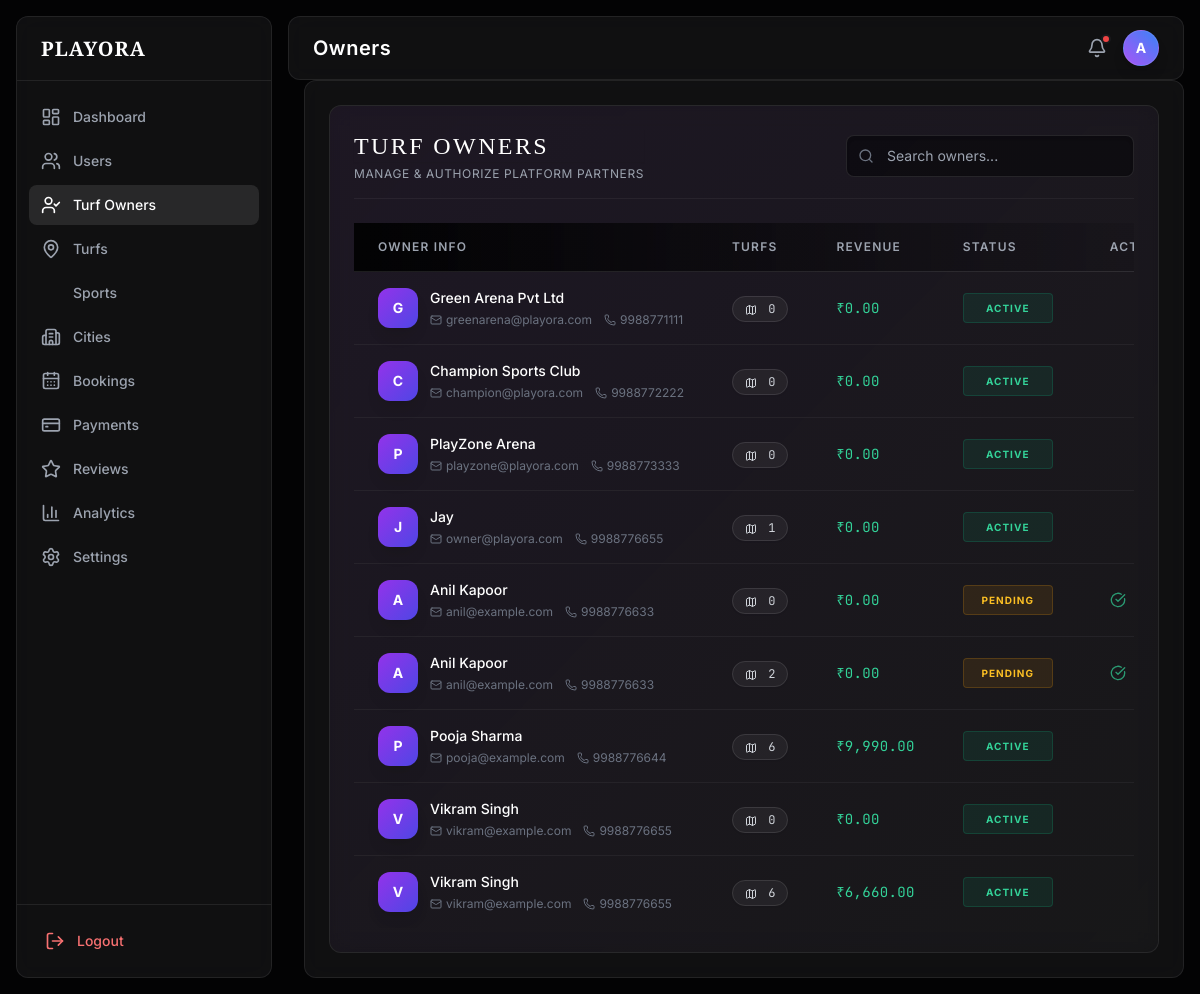
The page /admin/index.php?page=owners (signed in) on the database its author committed.
### tables this page shows
CREATE TABLE `owners` (
  `id` int(11) NOT NULL,
  `name` varchar(100) DEFAULT NULL,
  `email` varchar(150) DEFAULT NULL,
  `phone` varchar(20) DEFAULT NULL,
  `city` varchar(100) DEFAULT NULL,
  `password` varchar(255) DEFAULT NULL,
  `status` enum('pending','approved','suspended') DEFAULT 'pending',
  `created_at` timestamp NOT NULL DEFAULT current_timestamp(),
  `reset_token` varchar(100) DEFAULT NULL
);

### admin/includes/auth.php (called while the page is built, shortened)
<?php
function e($value) {
    return htmlspecialchars($value ?? '', ENT_QUOTES, 'UTF-8');
}
?>

### admin/pages/owners.php (the view, shortened to what this page needs)
<?php
$search = $_GET['search'] ?? '';
$query = "
    SELECT o.*,
    (SELECT COUNT(*) FROM turfs WHERE owner_id = o.id) as turf_count,
    (SELECT COALESCE(SUM(owner_amount), 0) FROM payments p JOIN bookings b ON p.booking_id = b.id JOIN turfs t ON b.turf_id = t.id WHERE t.owner_id = o.id AND p.payment_status = 'success') as total_revenue
    FROM owners o
";
if ($search) {
    $searchTerm = "%$search%";
    $query .= " WHERE o.name LIKE ? OR o.email LIKE ?";
    $stmt = $conn->prepare($query . " ORDER BY o.created_at DESC");
    $stmt->bind_param("ss", $searchTerm, $searchTerm);
    $stmt->execute();
    $owners = $stmt->get_result();
} else {
    $owners = $conn->query($query . " ORDER BY o.created_at DESC");
}
?>
<div class="glass-card p-6 relative overflow-hidden">
    <div class="absolute inset-0 bg-gradient-to-br from-purple-900/10 to-transparent pointer-events-none"></div>
    <div class="flex flex-col md:flex-row justify-between items-start md:items-center mb-6 gap-4 relative z-10 border-b border-white/5 pb-4">
        <div>
            <h3 class="text-2xl font-serif text-white tracking-widest uppercase shadow-sm">Turf Owners</h3>
            <p class="text-xs text-gray-400 mt-1 uppercase tracking-wider">Manage & Authorize Platform Partners</p>
        </div>
        <form method="GET" action="index.php" class="relative w-full md:w-72">
            <i data-lucide="search" class="w-4 h-4 absolute left-3 top-1/2 -translate-y-1/2 text-gray-500"></i>
            <input type="text" name="search" value="<?php echo e($search); ?>" placeholder="Search owners..." class="w-full bg-void/50 border border-white/10 rounded-lg pl-10 pr-4 py-2.5 text-sm text-white focus:outline-none focus:border-purple-500/50 focus:bg-void transition-all shadow-inner">
        </form>
    </div>
    <div class="overflow-x-auto relative z-10">
        <table class="w-full text-left text-sm whitespace-nowrap">
            <thead class="bg-gradient-to-r from-void to-transparent border-b border-white/10 uppercase text-xs tracking-widest text-gray-400">
                <tr>
                    <th class="px-6 py-4 font-semibold w-1/4">Owner Info</th>
                    <th class="px-6 py-4 font-semibold">Turfs</th>
                    <th class="px-6 py-4 font-semibold">Revenue</th>
                    <th class="px-6 py-4 font-semibold">Status</th>
                    <th class="px-6 py-4 font-semibold text-right">Actions</th>
                </tr>
            </thead>
            <tbody class="divide-y divide-white/5">
                <?php if ($owners && $owners->num_rows > 0): ?>
                    <?php while($o = $owners->fetch_assoc()): ?>
                        <tr class="hover:bg-white/[0.03] transition-colors group">
                            <td class="px-6 py-4">
                                <div class="flex items-center gap-3">
                                    <div class="w-10 h-10 rounded-xl bg-gradient-to-br from-purple-600 to-indigo-600 flex items-center justify-center text-sm font-bold text-white shadow-lg shrink-0">
                                        <?php echo strtoupper(substr($o['name'], 0, 1)); ?>
                                    </div>
                                    <div>
                                        <p class="text-white font-medium group-hover:text-purple-300 transition-colors"><?php echo e($o['name']); ?></p>
                                        <div class="flex items-center gap-3 mt-1">
                                            <span class="text-xs text-gray-500 flex items-center gap-1"><i data-lucide="mail" class="w-3 h-3"></i> <?php echo e($o['email']); ?></span>
                                            <span class="text-xs text-gray-500 flex items-center gap-1"><i data-lucide="phone" class="w-3 h-3"></i> <?php echo e($o['phone']); ?></span>
                                        </div>
                                    </div>
                                </div>
                            </td>
                            <td class="px-6 py-4">
                                <span class="bg-white/5 border border-white/10 px-3 py-1 rounded-full text-gray-300 font-mono text-xs shadow-sm">
                                    <i data-lucide="map" class="w-3 h-3 inline mr-1"></i> <?php echo $o['turf_count']; ?>
                                </span>
                            </td>
                            <td class="px-6 py-4 text-emerald-400 font-mono tracking-wide">
                                ₹<?php echo number_format($o['total_revenue'], 2); ?>
                            </td>
                            <td class="px-6 py-4">
                                <?php if($o['status'] === 'approved'): ?>
                                    <span class="inline-flex items-center justify-center min-w-[90px] gap-1.5 px-2.5 py-1 rounded border border-emerald-500/20 bg-emerald-500/10 text-emerald-400 text-[10px] font-bold uppercase tracking-widest">
                                        Active
                                    </span>
                                <?php elseif($o['status'] === 'pending'): ?>
                                    <span class="inline-flex items-center justify-center min-w-[90px] gap-1.5 px-2.5 py-1 rounded border border-amber-500/20 bg-amber-500/10 text-amber-400 text-[10px] font-bold uppercase tracking-widest">
                                        Pending
                                    </span>
                                <?php else: ?>
                                    <span class="inline-flex items-center justify-center min-w-[90px] gap-1.5 px-2.5 py-1 rounded border border-red-500/20 bg-red-500/10 text-red-500 text-[10px] font-bold uppercase tracking-widest">
                                        Suspended
                                    </span>
                                <?php endif; ?>
                            </td>
                            <td class="px-6 py-4 text-right">
                                <div class="flexItems-center justify-end gap-2 opacity-70 group-hover:opacity-100 transition-opacity">
                                    <?php if($o['status'] === 'pending'): ?>
                                        <form method="POST" action="" class="inline" onsubmit="return confirm('Approve this turf owner?');">
                                            <button type="submit" class="p-2 text-emerald-400 hover:bg-emerald-400/20 hover:scale-110 rounded-lg transition-all border border-transparent hover:border-emerald-500/30" title="Approve">
                                                <i data-lucide="check-circle" class="w-4 h-4"></i>
                                            </button>
                                        </form>
                                    <?php endif; ?>
                                </div>
                            </td>
                        </tr>
                    <?php endwhile; ?>
                <?php endif; ?>
            </tbody>
        </table>
    </div>
</div>

### admin/includes/head.php (style rules this page uses)
body { background-color: #030304; color: #f9f9fa; }
.glass-card { background: rgba(26, 26, 28, 0.6); backdrop-filter: blur(12px); border: 1px solid rgba(255, 255, 255, 0.08); border-radius: 0.75rem; }

### rows shown on the page
owners: name "G", name "Green Arena Pvt Ltd", email "greenarena@playora.com", phone "9988771111", turf_count "0", total_revenue "0.00", status "ACTIVE"
owners: name "C", name "Champion Sports Club", email "champion@playora.com", phone "9988772222", turf_count "0", total_revenue "0.00", status "ACTIVE"
owners: name "P", name "PlayZone Arena", email "playzone@playora.com", phone "9988773333", turf_count "0", total_revenue "0.00", status "ACTIVE"
owners: name "J", name "Jay", email "owner@playora.com", phone "9988776655", turf_count "1", total_revenue "0.00", status "ACTIVE"
owners: name "A", name "Anil Kapoor", email "anil@example.com", phone "9988776633", turf_count "0", total_revenue "0.00", status "PENDING"
owners: name "A", name "Anil Kapoor", email "anil@example.com", phone "9988776633", turf_count "2", total_revenue "0.00", status "PENDING"
owners: name "P", name "Pooja Sharma", email "pooja@example.com", phone "9988776644", turf_count "6", total_revenue "9,990.00", status "ACTIVE"
owners: name "V", name "Vikram Singh", email "vikram@example.com", phone "9988776655", turf_count "0", total_revenue "0.00", status "ACTIVE"
owners: name "V", name "Vikram Singh", email "vikram@example.com", phone "9988776655", turf_count "6", total_revenue "6,660.00", status "ACTIVE"

### other values the page prints
$item['label'] "Dashboard"
$item['label'] "Users"
$item['label'] "Turf Owners"
$item['label'] "Turfs"
$item['label'] "Sports"
$item['label'] "Cities"
$item['label'] "Bookings"
$item['label'] "Payments"
$item['label'] "Reviews"
$item['label'] "Analytics"
$item['label'] "Settings"
str_replace('-', ' ', $_GET['page']) "Owners"
